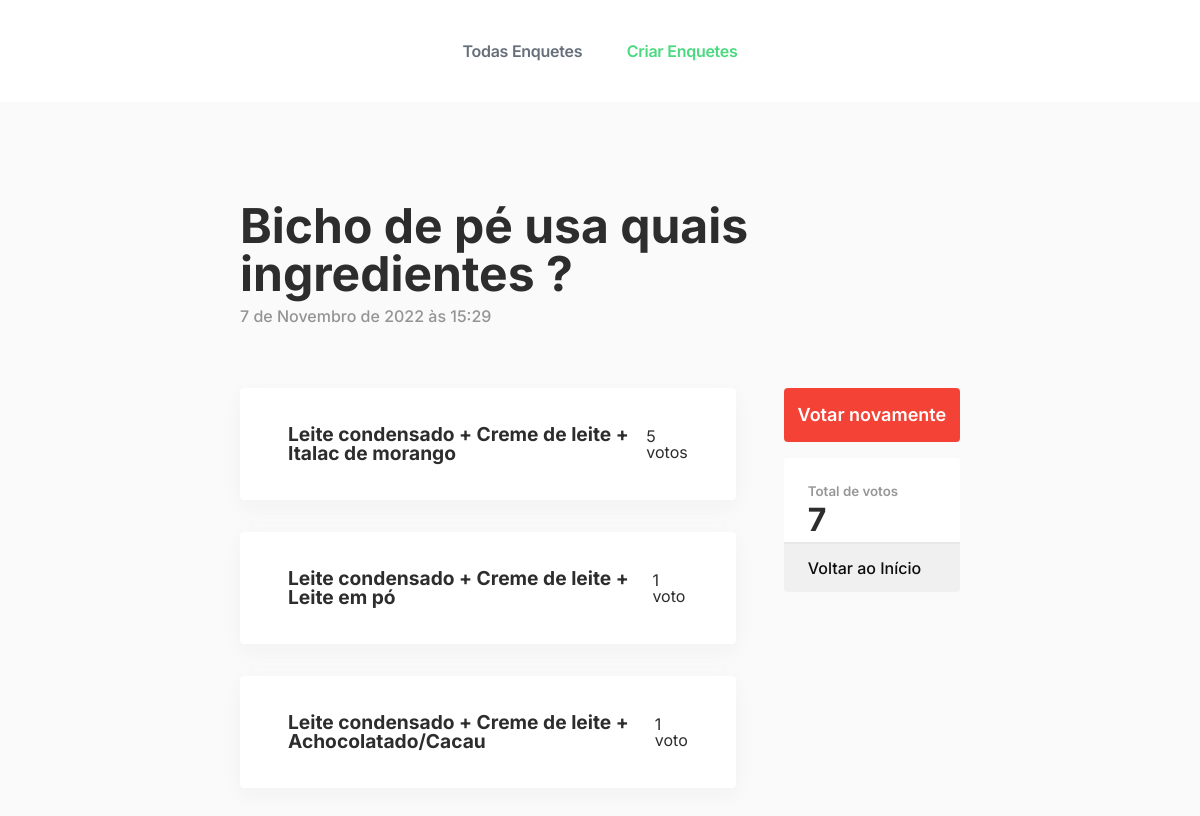
The page /enquetes/3/results/ on the database its author committed.
### mysite/enquetes/models.py (models this page shows, shortened)
class Question(models.Model):
    question_text = models.CharField(max_length=200)
    pub_date = models.DateTimeField('date published',default=timezone.now())
    all_votes = models.IntegerField(default=0)
    category = models.CharField(max_length=100, default="")

class Choice(models.Model):
    question = models.ForeignKey(Question, on_delete=models.CASCADE)
    choice_text = models.CharField(max_length=200)
    votes = models.IntegerField(default=0)

### mysite/enquetes/views.py (the view)
# urls.py: path('<int:pk>/results/', views.ResultsView.as_view(), name='results'),
class ResultsView(generic.DetailView):
    model = Question
    template_name = 'enquetes/results.html'

### mysite/enquetes/templates/enquetes/results.html (shortened to what this page needs)
<!DOCTYPE html>
<html>
<head>
    {% load static %}
    <link rel="stylesheet" href="{% static 'enquetes/style_results.css' %}">
    <link rel="stylesheet" href="{% static 'enquetes/nav.css' %}">
    <link rel="stylesheet" href="{% static 'enquetes/colors.css' %}">
</head>
<body>
    <nav class="nav">
        <div class="nav-center">
            <a href="{% url 'enquetes:index' %}" class="nav--link colorGrey">Todas Enquetes</a>
            <a href="{% url 'enquetes:create' %}" class="nav--link colorGreen">Criar Enquetes</a>
        </div>
    </nav>
    <main class="main">
        <section class="main-section">
            <form action="{% url 'enquetes:vote' question.id %}" method="post">
                <header>
                    <h1 class="title">{{ question.question_text }}</h1>
                    <p class="subtitle">{{ question.pub_date }}</p>
                </header>
                <div class="div">
                    <main>
                        {% for choice in question.choice_set.all %}
                        <div class="choice" onclick="choice({{ forloop.counter }})">
                            <label for="choice{{ forloop.counter }}">{{ choice.choice_text }}</label>
                            <p>{{ choice.votes }} voto{{ choice.votes|pluralize }}</p>
                        </div>
                        {% endfor %}
                    </main>
                    <aside>
                        <a href="{% url 'enquetes:detail' question.id %}" class="submitbutton">Votar novamente</a>
                        <div class="votes">
                            <div class="div_votes">
                                <p>Total de votos</p>
                                <h1>{{ question.all_votes }}</h1>
                            </div>
                            <a href="{% url 'enquetes:index' %}">
                                <div class="div_back">
                                    <p>Voltar ao Início</p>
                                </div>
                            </a>
                        </div>
                    </aside>
                </div>
            </form>
        </section>
    </main>
</body>
</html>

### mysite/enquetes/static/enquetes/style_results.css (style rules this page uses)
.main-section { width: 60%; }
.main header { display: flex; gap: 10px; flex-direction: column; margin-bottom: 4em; }
.main header .title { font-size: -webkit-xxx-large; font-weight: 700; margin: 0; }
.main header .subtitle { font-weight: 500; color: #0d0d0d6e; margin: 0; }
.main .div { display: flex; flex-direction: row; justify-content: space-between; gap: 3em; }
.main .div main { display: flex; flex-direction: column; gap: 2em; width: 100%; }
.main .div main .choice { height: 7em; border-radius: 4px; background: white; box-shadow: #dedede47 0px 7px 20px 0px; padding: 0em 3em; display: flex; align-items: center; flex-direction: row; justify-content: space-between; }
.main .div main .choice label { font-size: larger; font-weight: 700; }
.main .div aside { width: 16em; display: flex; flex-direction: column; gap: 1em; }
.main .div aside .submitbutton { width: 100%; height: 3em; background: #f44336; color: white; font-family: inter, sans-serif; font-weight: 600; font-size: large; border: none; border-radius: 4px; cursor: pointer; display: flex; align-items: center; justify-content: center; }
.main .div aside .votes { width: 100%; background: #ffffff; border-radius: 4px; }
.main .div aside .votes .div_votes { border-bottom: solid 2px #e8e8e8; padding: 0px 1.5em; display: flex; flex-direction: column; justify-content: flex-end; }
.main .div aside .votes .div_votes p { margin: 0; padding-top: 2em; font-weight: 600; font-size: smaller; color: #0d0d0d6e; }
.main .div aside .votes .div_votes h1 { margin: 6px 0px; font-size: xx-large; }
.main .div aside .votes .div_back { height: 3em; font-weight: 500; border: none; border-radius: 0 0 4px 4px; cursor: pointer; display: flex; justify-content: flex-start; align-items: center; padding: 0px 1.5em; background: #f0f0f0; }
a { text-decoration: none; color: #0d0d0d; }

### mysite/enquetes/static/enquetes/nav.css (style rules this page uses)
body { -webkit-font-smoothing: antialiased; background-color: #FAFAFA; color: #2D2D2D; font-family: 'Inter', sans-serif; line-height: 1; word-wrap: break-word; margin: 0; padding: 0; transition: background-color 0.5s ease; overflow-x: hidden; }
.nav { float: left; width: -webkit-fill-available; background-color: #FFF; padding: 27px 25px; height: 48px; }
.nav-center { position: absolute; left: 50%; width: 400px; margin-left: -200px; text-align: center; }
.nav--link { font-size: 16px; font-weight: 600; letter-spacing: -0.26px; line-height: 16px; text-decoration: none solid rgb(102, 111, 122); text-align: center; word-spacing: 0px; padding: 16px; display: inline-block; margin: 0px 4px; }
.main { float: left; width: 100%; padding: 100px 0px; display: flex; justify-content: center; }

### mysite/enquetes/static/enquetes/colors.css (style rules this page uses)
.colorGreen { color: #4AD97F; }
.colorGrey { color: #666F7A; }
a { transition: background 0.5s ease, color 0.5s ease; }

### rows shown on the page
Question: question_text "Bicho de pé usa quais ingredientes ?", pub_date "7 de Novembro de 2022 às 15:29", all_votes "7"
Choice: choice_text "Leite condensado + Creme de leite + Italac de morango", votes "5"
Choice: choice_text "Leite condensado + Creme de leite + Leite em pó", votes "1"
Choice: choice_text "Leite condensado + Creme de leite + Achocolatado/Cacau", votes "1"
